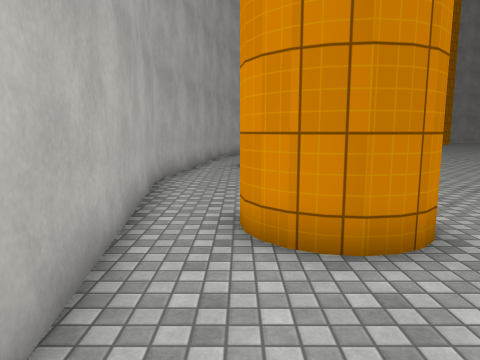
View 1 (above)

19 first-person views from a walk through a Unity game level. The camera is 1.5 m above the floor, tilts 8° down and sees 70° across. The floor is counted in squares, 1 m on a side. Each view is taken from the middle of a square. On the plan, view 1 faces up. The plan holds only what a view shows up to about 16 squares ahead; the rest is blank. The place goes on beyond the plan. The player character is not drawn. Surface patterns are stand-ins for the level's own textures.

View 2
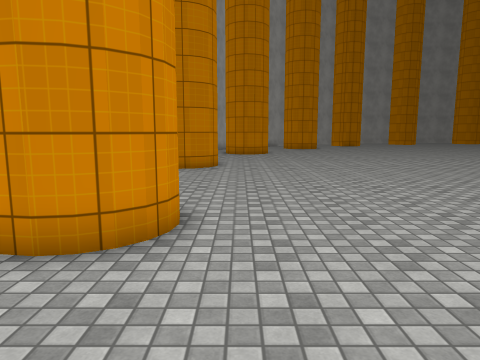

View 3
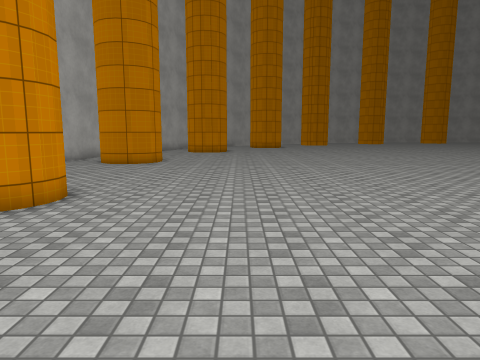

View 4
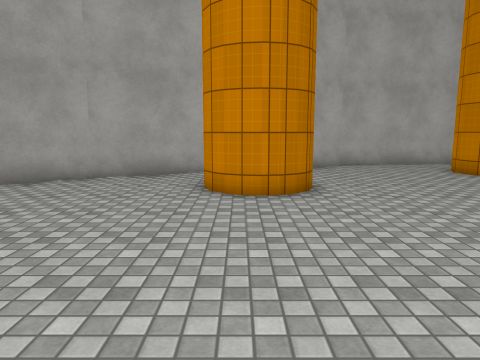

View 5
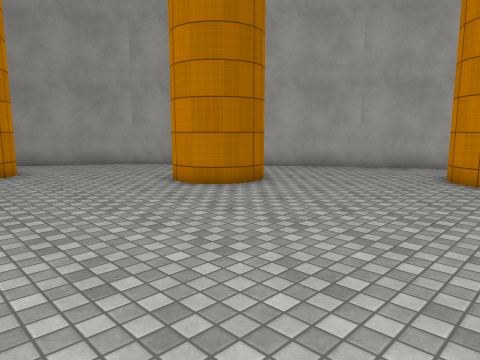

View 6
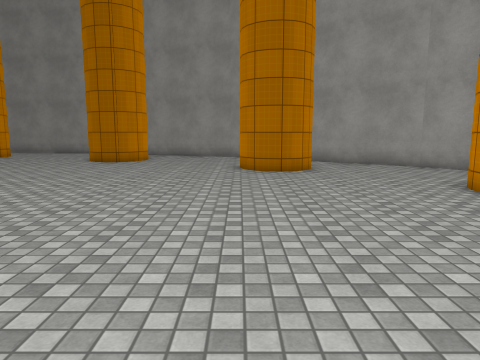

View 7
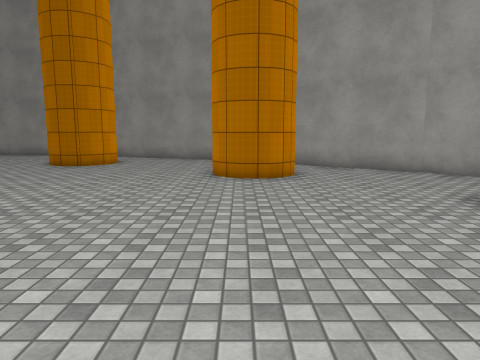

View 8
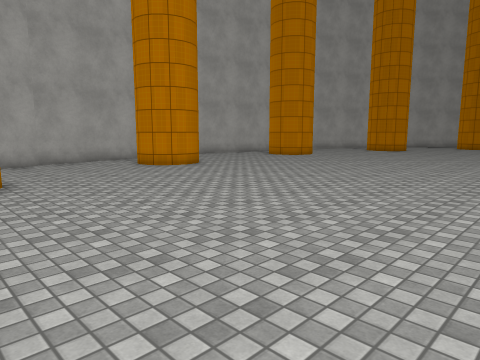

View 9
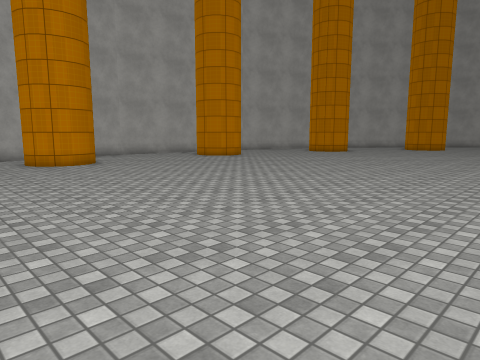

View 10
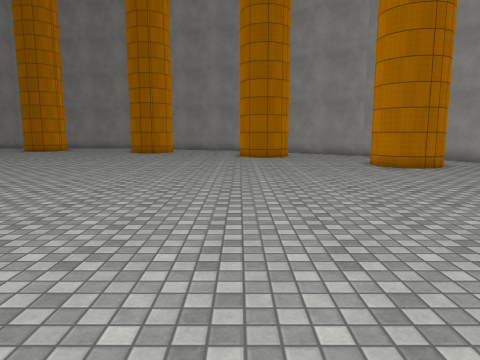

View 11
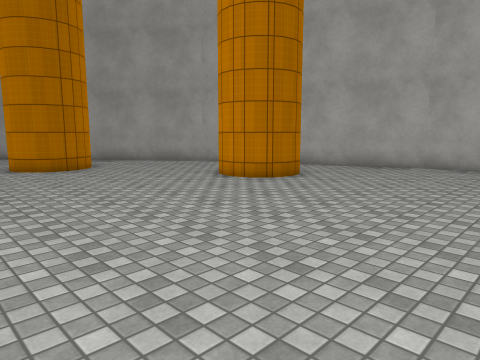

View 12
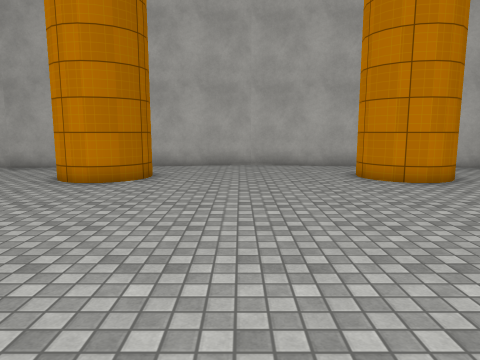

View 13
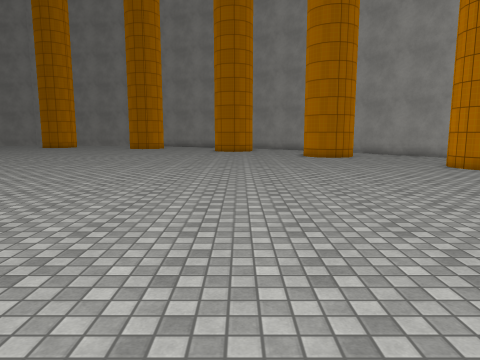

View 14
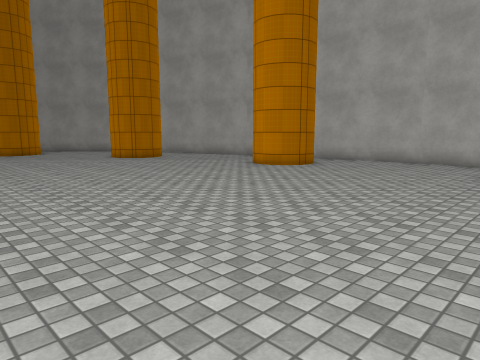

View 15
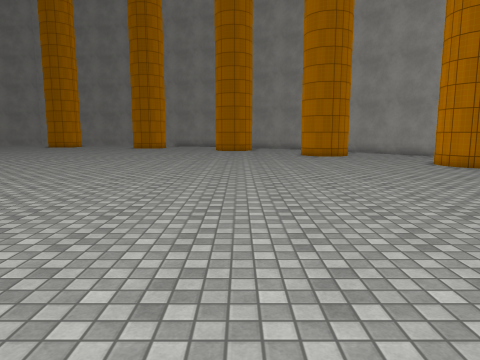

View 16
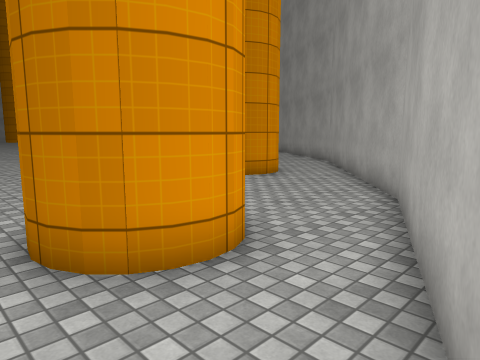

View 17
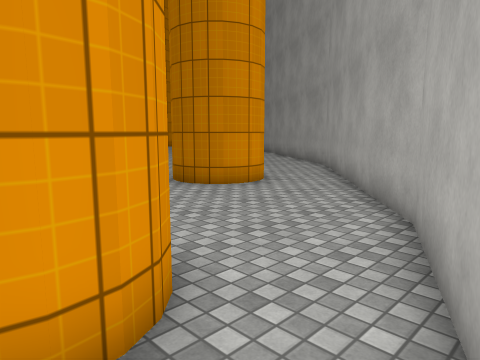

View 18
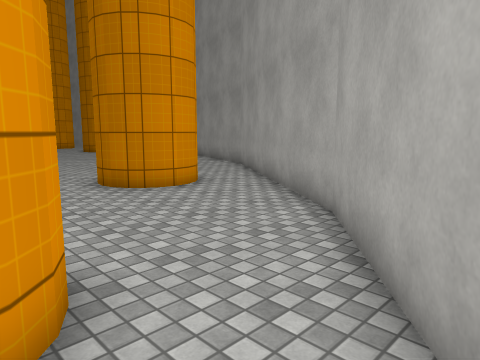

View 19
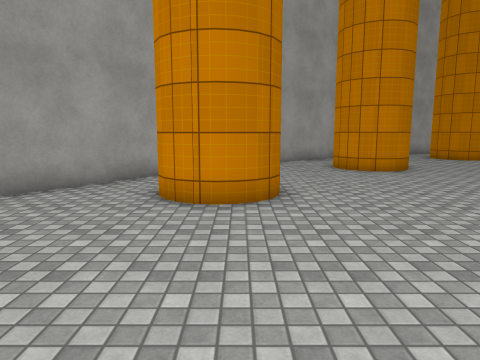

### Floor plan
Points are (right, up) in squares from view 1. A wall is a line through its corners. A room is listed if a view was taken in it or the views show most of it. See-through windows are left out.
Room 1 (views 1, 2, 3, 4, 5, 6, 7, 8, 9, 10, 11, 12, 13, 14, 15, 16, 17, 18, 19)
walls: (5.9, -3.1) (6, -3.7) (5.6, -4.6); (5.6, -2.4) (6, -3.3) (5.9, -4.2) (5.2, -4.9); (5.2, -2.1) (5.7, -2.6); (5.4, -4.7) (5, -4.9) (4.5, -5); (10.4, -9.3) (10.9, -9.8) (11, -10.7) (10.6, -11.6); (3.6, -2.3) (4, -2.1) (4.5, -2) (5, -2.1) (5.4, -2.3); (3.3, -2.6) (3.8, -2.1); (3.1, -3) (3.4, -2.4); (3.6, -4.7) (3.3, -4.4) (3, -3.7) (3.1, -2.8); (3.1, -4.2) (3, -3.3); (2.9, 4.8) (2.4, 4.3); (2.6, 4.4) (1.7, 4) (0.8, 4.1); (3, 5.3) (2.7, 4.6); (8, -10.3) (8.4, -9.4) (9, -9.1); (2.2, 4.1) (1.3, 4); (10.7, -11.4) (10.2, -11.9); (10.4, -11.7) (10, -11.9) (9.2, -12) (8.6, -11.7); (8.1, -11) (8, -10.5) (8.1, -9.8) (8.8, -9.1) (9.5, -9) (10, -9.1) (10.6, -9.4) (11, -10.3) (10.9, -11.2); (8.4, -11.3) (8.2, -10.9); (2.5, 6.4) (2.8, 5.9); (9.5, -12) (8.8, -11.9) (8.3, -11.4); (1, 4.1) (0.4, 4.4); (2.2, 6.9) (2.9, 6.2) (3, 5.5) (2.9, 5); (0.6, 4.3) (0.3, 4.6) (0.1, 5) (0, 5.5); (1.7, 7) (2.4, 6.7); (2.8, -8.8) (9.3, -16.8); (1, 6.9) (1.5, 7) (2, 6.9); (-1.2, 0.5) (2.9, -9); (16.4, -15.3) (16.9, -15.8); (14.1, -16) (14.4, -15.4) (15.2, -15) (16, -15.1); (16.9, -16) (17, -16.7); (14, -16.8) (14.1, -15.8) (14.8, -15.1) (15.7, -15) (16.6, -15.4) (17, -16.3); (17, -16.5) (16.9, -17.2); (9.2, -16.7) (14.7, -20.6); (16.9, -17) (16.6, -17.6); (14.6, -17.7) (14.3, -17.4) (14.1, -17) (14, -16.5); (16.7, -17.4) (16.4, -17.7) (15.9, -17.9); (2.4, 14.3) (1.7, 14); (2.9, 15) (2.7, 14.6); (-2.5, 10) (-1.2, 0.4); (2.7, 16.5) (2.9, 16) (3, 15.5) (2.9, 14.8) (2.2, 14.1) (1.5, 14) (1, 14.1); (22.4, -19.4) (23.2, -19); (-1.8, 16.2) (-2.5, 10.9); (23.9, -19.1) (24.3, -19.3); (22, -20.1) (22.3, -19.6) (22.8, -19.1) (23.5, -19) (24.1, -19.1)

Positions as (right, up) in squares from view 1, and headings:
1: (0, 0), facing up
2: (4, 0), facing up
3: (7, -2), facing up
4: (14, -4), facing left
5: (17, -2), facing down-left
6: (17, -2), facing down
7: (16, -4), facing down
8: (16, -4), facing up-left
9: (19, 0), facing up-left
10: (17, 5), facing down
11: (14, 5), facing down-left
12: (13, 10), facing left
13: (15, 11), facing down
14: (15, 16), facing down-left
15: (15, 12), facing down
16: (0, -1), facing down-right
17: (1, -3), facing down-right
18: (6, -11), facing down-right
19: (24, -16), facing left
